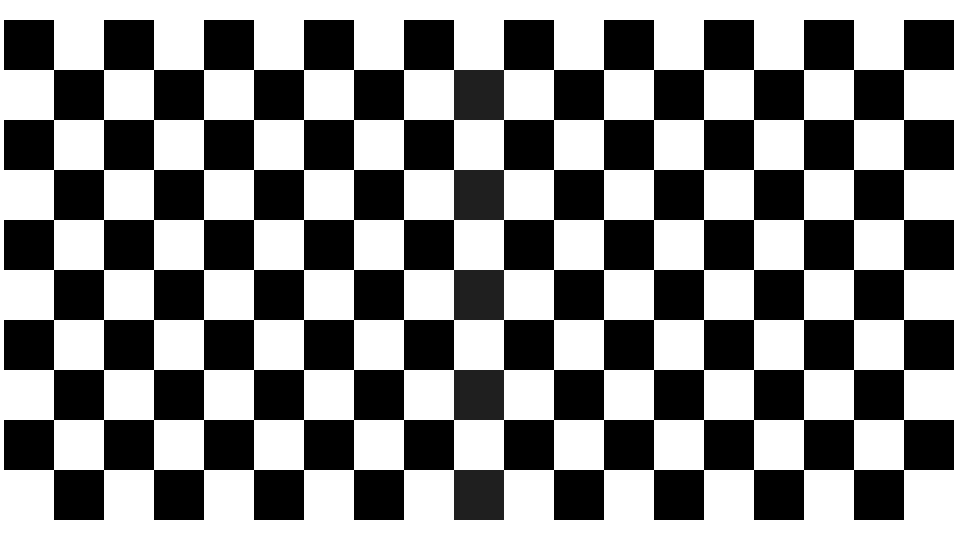
#> input picture projector/up2.jpg, 1920 x 1080 px (shown at 1/2 size)
$ python correction.py
#> lines starting #> are read from the running program, lines starting #| are printed output that depends on the picture
import cv2
import numpy as np
import apriltag
import matplotlib.pyplot as plt
from math import asin
from scipy.optimize import minimize

"""
规定坐标系:

图像坐标系，光机坐标系，相机坐标系：传统

世界坐标系：原点和光机坐标系原点重合。光机坐标系按照重力方向反着转回去，z轴，x轴平行于地面，y轴沿重力向下
墙面坐标系：墙上的2D坐标系，y轴沿重力向下

下标：p代表光机，c代表相机，w代表世界，wall代表墙
"""


class KeystoneCorrection:
    def __init__(self, camera_intrinsic_mtx, camera_distortion,
                 projector_intrinsic_mtx, projector_reso,
                 r_cinp, t_cinp, gravity_vector,
                 img_camera, img_projector,
                 ifbiggest):
        # 内参和畸变
        self.Kc = camera_intrinsic_mtx
        self.dist_c = camera_distortion
        self.Kp = projector_intrinsic_mtx
        self.resolution_p = projector_reso
        self.aspect_ratio = self.resolution_p[0] / self.resolution_p[1]

        # 外参，重力
        self.R_cinp = r_cinp  # 相机在光机中的描述
        self.t_cinp = t_cinp  # 相机在光机中的描述
        self.gravity_vector_p = np.array(gravity_vector)  # 光机坐标系下的重力向量
        # 画面和照片
        self.img_p = img_projector
        self.img_c = img_camera
        # 矫正模式,True代表最大，False代表最清晰
        self.ifbiggest = ifbiggest

        self.plot_wall = None
        self.offsets = None  # 四个角点的像素offsets
        self.rpy = None  # 光机在世界中的欧拉角

        self.corrected_corners_p = None

        self.__correct()
        self.__get_rpy()

    @staticmethod
    def __get_keypoints(img) -> np.ndarray:
        # [12 lines left out: function draw_kps, not called in this run]

        """
        获得图像上的特征点
        返回N*2的array
        """
        img_gray = cv2.cvtColor(img, cv2.COLOR_BGR2GRAY)
        # 寻找棋盘格角点
        pattern_size = (18, 9)
        retval, corners = cv2.findChessboardCorners(img_gray, pattern_size, cv2.CALIB_CB_ADAPTIVE_THRESH)
        kps = np.squeeze(corners, axis=1)

        # 再找apriltag
        # 创建AprilTag检测器
        options = apriltag.DetectorOptions(families='tag16h5')  # 选择AprilTag类型
        detector = apriltag.Detector(options)
        # 进行AprilTag检测
        results = detector.detect(img_gray)
        results = sorted(results, key=lambda x: x.tag_id)
        for i in results:
            if i.tag_id != 26 and i.tag_id != 27 and i.tag_id != 28 and i.tag_id != 29:
                continue
            kps = np.vstack((kps, i.corners))
            kps = np.vstack((kps, np.expand_dims(i.center, axis=0)))

        draw_kps()

        return kps

    # [197 lines left out: functions __get_plane, __get_H, __get_inscribe_rect, __get_corrected_corners_p, not called in this run]

    # TODO: 补充获得光机欧拉角的代码
    def __get_rpy(self) -> list:
        pass

    # [107 lines left out: functions __get_kps_xyz_in_proj, __get_corners_wall, __proj2world, __world2wall, not called in this run]

    def __correct(self) -> None:
        """
        矫正环节，计算offsets
        """
        # 得到画面和图像中的特征点，一一对应，N*2的array
        kps_p = self.__get_keypoints(self.img_p)
        kps_c = self.__get_keypoints(self.img_c)

        """
        # 在最后一列添加值为 1 的列，增广为齐次坐标
        ones_column = np.ones((kps_p.shape[0], 1))
        corners_p_ = np.hstack((kps_p, ones_column))
        corners_c_ = np.hstack((kps_c, ones_column))
        # 归一化平面坐标
        x_p_ = np.matrix(self.Kp).I @ corners_p_.T
        x_c_ = np.matrix(self.Kc).I @ corners_c_.T
        h = cv2.findHomography(x_c_[:2, :].T, x_p_[:2, :].T)[0]
        # 分解单应性矩阵，恢复旋转和平移
        decomposed_H = cv2.decomposeHomographyMat(h, np.eye(3))

        rotation_matrix = decomposed_H[1]
        translation_vector = decomposed_H[2]

        print("Rotation Matrix:")
        print(rotation_matrix)
        rv = cv2.Rodrigues(rotation_matrix)[0]
        print("rv=")
        print(rv)

        print("\nTranslation Vector:")
        print(translation_vector)
        """
        # 得到光机坐标系下的特征点三维坐标 N*3的array
        kps_xyz_p = self.__get_kps_xyz_in_proj(kps_p, kps_c)
        # 得到世界坐标系下的特征点三维坐标 N*3的array
        kps_xyz_w = self.__proj2world(kps_xyz_p)
        # 拟合平面，得到平面方程的参数
        plane_coefs = self.__get_plane(kps_xyz_w)
        kps_xy_wall = self.__world2wall(kps_xyz_w, plane_coefs)
        # 获得墙面到投影画面的单应性矩阵
        H_wall2p = self.__get_H(kps_xy_wall, kps_p)
        # 由单应性矩阵反推四个墙上角点
        corners_wall = self.__get_corners_wall(H_wall2p)
        # 获得内接矩形
        inside_rect_wall = self.__get_inscribe_rect(corners_wall)
        # 获得画面中的矫正后的角点
        self.corrected_corners_p = np.array(self.__get_corrected_corners_p(inside_rect_wall, H_wall2p), dtype="int")
        # 算offsets

        print(self.corrected_corners_p)

        self.offsets = self.corrected_corners_p - np.array([[0, 0],
                                                            [self.resolution_p[0], 0],
                                                            [self.resolution_p[0], self.resolution_p[1]],
                                                            [0, self.resolution_p[1]]])

        # self.offsets = corrected_corners_p

        return


if __name__ == "__main__":
    # 内参，畸变
    camera_mtx = np.array([[598.46979743, 0., 318.86661906],
                           [0., 598.30945874, 205.43676911],
                           [0., 0., 1., ]])
    projector_mtx = np.array([[2304., 0., 960.], [0., 2309., 1080.], [0., 0., 1.]])
    camera_dist = np.array([2.15362815e-01, - 1.10434423e+00, 4.45313876e-04, 4.08613255e-03,
                            8.52395384e-01])
    projector_resolution = (1920, 1080)
    # 相机在投影仪坐标系下的描述
    """
    R_c2p = np.array((
        [[0.99976794, -0.01013114, 0.01901136],
         [0.0127791, 0.98938046, -0.14478607],
         [-0.01734262, 0.14499541, 0.98928033]]))
    t_c2p = np.array((
        [[-0.94404568],
         [-0.07937728],
         [0.3201203]]))
    """
    R_c2p = np.array(
        [[0.99968821, - 0.00781298, 0.02371567],
         [0.01143069, 0.9876158, - 0.15647482],
         [-0.02219944, 0.15669712, 0.98739718]],
    )
    t_c2p = np.array((
        [[-0.99487706],
         [-0.01556169],
         [0.09988724]]))
    ratio = -6.75 / t_c2p[0][0]
    t_c2p = t_c2p * ratio

    # 重力向量
    gravity = (0.0001, 9.8, 0.0001)  # 按照规定的坐标系方向的重力加速度
    # 画面和照片
    img_p = cv2.imread("up2.jpg")
#> img_p is the input picture: shape (1080, 1920, 3); min 0, max 255, mean 138.9
    img_c = cv2.imread("uc12.jpg")
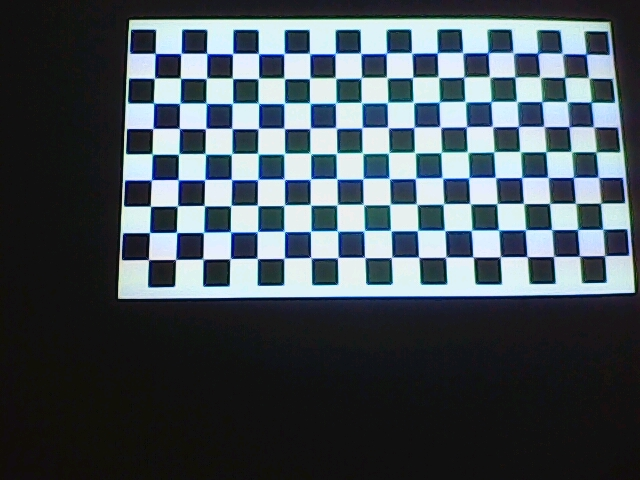
#> input picture projector/uc12.jpg, 640 x 480 px
#> img_c is the input picture: shape (480, 640, 3); mean B, G, R 89.1, 81.9, 71.2
    img_c = cv2.undistort(img_c, camera_mtx, camera_dist)
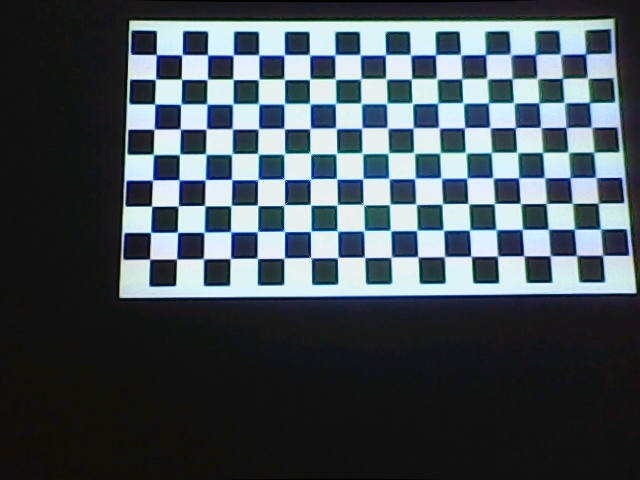
#> img_c: shape (480, 640, 3); mean B, G, R 88.4, 81.3, 70.6
    # 实例化一个矫正器
    correction = KeystoneCorrection(camera_mtx, camera_dist, projector_mtx, projector_resolution, R_c2p, t_c2p, gravity, img_c, img_p, False)
#> in __get_keypoints, `retval, corners = cv2.findChessboardCorners(img_gray, pattern_size, cv..`: retval = True; corners = 162 rows, first 8: [107.5, 139.5], [207.5, 139.5], [307.5, 139.5], [407.5, 139.5], [507.5, 139.5], [607.5, 139.5], [707.5, 139.5], [807.5, 139.5]
#> in __get_keypoints, `kps = np.squeeze(corners, axis=1)`: kps = 162 pairs, first value 107.5 to 1807.5, second value 139.5 to 939.5
#> (the call stopped at in __get_keypoints, `options = apriltag.DetectorOptions(families='tag16h5')`: apriltag is not available in this run)
    # 跟矫正器要offsets，欧拉角
    offsets = correction.offsets
    p = correction.corrected_corners_p
#> (the run stopped early here; a loop or call above may not have finished)
